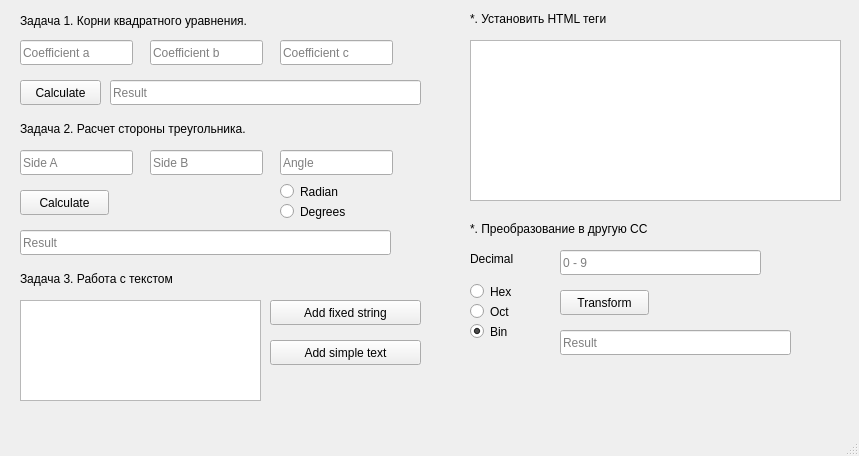
<?xml version="1.0" encoding="UTF-8"?>
<ui version="4.0">
 <class>MainWindow</class>
 <widget class="QMainWindow" name="MainWindow">
  <property name="geometry">
   <rect>
    <x>0</x>
    <y>0</y>
    <width>859</width>
    <height>456</height>
   </rect>
  </property>
  <property name="windowTitle">
   <string>MainWindow</string>
  </property>
  <widget class="QWidget" name="centralwidget">
   <widget class="QLineEdit" name="Coef_a">
    <property name="geometry">
     <rect>
      <x>20</x>
      <y>40</y>
      <width>113</width>
      <height>25</height>
     </rect>
    </property>
    <property name="placeholderText">
     <string>Coefficient a</string>
    </property>
   </widget>
   <widget class="QLabel" name="label">
    <property name="geometry">
     <rect>
      <x>20</x>
      <y>10</y>
      <width>291</width>
      <height>21</height>
     </rect>
    </property>
    <property name="text">
     <string>Задача 1. Корни квадратного уравнения.</string>
    </property>
   </widget>
   <widget class="QLineEdit" name="Coef_b">
    <property name="geometry">
     <rect>
      <x>150</x>
      <y>40</y>
      <width>113</width>
      <height>25</height>
     </rect>
    </property>
    <property name="placeholderText">
     <string>Coefficient b</string>
    </property>
   </widget>
   <widget class="QLineEdit" name="Coef_c">
    <property name="geometry">
     <rect>
      <x>280</x>
      <y>40</y>
      <width>113</width>
      <height>25</height>
     </rect>
    </property>
    <property name="placeholderText">
     <string>Coefficient c</string>
    </property>
   </widget>
   <widget class="QPushButton" name="calcButton">
    <property name="geometry">
     <rect>
      <x>20</x>
      <y>80</y>
      <width>81</width>
      <height>25</height>
     </rect>
    </property>
    <property name="text">
     <string>Calculate</string>
    </property>
    <property name="checkable">
     <bool>false</bool>
    </property>
   </widget>
   <widget class="QLineEdit" name="ResultLine">
    <property name="enabled">
     <bool>true</bool>
    </property>
    <property name="geometry">
     <rect>
      <x>110</x>
      <y>80</y>
      <width>311</width>
      <height>25</height>
     </rect>
    </property>
    <property name="cursor">
     <cursorShape>ArrowCursor</cursorShape>
    </property>
    <property name="focusPolicy">
     <enum>Qt::WheelFocus</enum>
    </property>
    <property name="text">
     <string/>
    </property>
    <property name="echoMode">
     <enum>QLineEdit::Normal</enum>
    </property>
    <property name="readOnly">
     <bool>true</bool>
    </property>
    <property name="placeholderText">
     <string>Result</string>
    </property>
   </widget>
   <widget class="QLabel" name="label_2">
    <property name="geometry">
     <rect>
      <x>20</x>
      <y>120</y>
      <width>301</width>
      <height>17</height>
     </rect>
    </property>
    <property name="text">
     <string>Задача 2. Расчет стороны треугольника.</string>
    </property>
   </widget>
   <widget class="QPushButton" name="AngleButton">
    <property name="geometry">
     <rect>
      <x>20</x>
      <y>190</y>
      <width>89</width>
      <height>25</height>
     </rect>
    </property>
    <property name="text">
     <string>Calculate</string>
    </property>
   </widget>
   <widget class="QLineEdit" name="Side_A">
    <property name="geometry">
     <rect>
      <x>20</x>
      <y>150</y>
      <width>113</width>
      <height>25</height>
     </rect>
    </property>
    <property name="placeholderText">
     <string>Side A</string>
    </property>
   </widget>
   <widget class="QLineEdit" name="Side_B">
    <property name="geometry">
     <rect>
      <x>150</x>
      <y>150</y>
      <width>113</width>
      <height>25</height>
     </rect>
    </property>
    <property name="placeholderText">
     <string>Side B</string>
    </property>
   </widget>
   <widget class="QLineEdit" name="Angle">
    <property name="geometry">
     <rect>
      <x>280</x>
      <y>150</y>
      <width>113</width>
      <height>25</height>
     </rect>
    </property>
    <property name="placeholderText">
     <string>Angle</string>
    </property>
   </widget>
   <widget class="QRadioButton" name="Degrees">
    <property name="geometry">
     <rect>
      <x>280</x>
      <y>200</y>
      <width>112</width>
      <height>23</height>
     </rect>
    </property>
    <property name="text">
     <string>Degrees</string>
    </property>
    <property name="checked">
     <bool>false</bool>
    </property>
   </widget>
   <widget class="QRadioButton" name="Radian">
    <property name="geometry">
     <rect>
      <x>280</x>
      <y>180</y>
      <width>112</width>
      <height>23</height>
     </rect>
    </property>
    <property name="text">
     <string>Radian</string>
    </property>
    <property name="checked">
     <bool>false</bool>
    </property>
   </widget>
   <widget class="QLineEdit" name="Side_C">
    <property name="geometry">
     <rect>
      <x>20</x>
      <y>230</y>
      <width>371</width>
      <height>25</height>
     </rect>
    </property>
    <property name="readOnly">
     <bool>true</bool>
    </property>
    <property name="placeholderText">
     <string>Result</string>
    </property>
   </widget>
   <widget class="QLabel" name="label_3">
    <property name="geometry">
     <rect>
      <x>20</x>
      <y>270</y>
      <width>371</width>
      <height>17</height>
     </rect>
    </property>
    <property name="text">
     <string>Задача 3. Работа с текстом</string>
    </property>
   </widget>
   <widget class="QPlainTextEdit" name="testing_space">
    <property name="geometry">
     <rect>
      <x>20</x>
      <y>300</y>
      <width>241</width>
      <height>101</height>
     </rect>
    </property>
   </widget>
   <widget class="QPushButton" name="fixed_string">
    <property name="geometry">
     <rect>
      <x>270</x>
      <y>300</y>
      <width>151</width>
      <height>25</height>
     </rect>
    </property>
    <property name="text">
     <string>Add fixed string</string>
    </property>
   </widget>
   <widget class="QPushButton" name="simple_text">
    <property name="geometry">
     <rect>
      <x>270</x>
      <y>340</y>
      <width>151</width>
      <height>25</height>
     </rect>
    </property>
    <property name="text">
     <string>Add simple text</string>
    </property>
   </widget>
   <widget class="QTextEdit" name="Html_space">
    <property name="geometry">
     <rect>
      <x>470</x>
      <y>40</y>
      <width>371</width>
      <height>161</height>
     </rect>
    </property>
   </widget>
   <widget class="QLabel" name="label_4">
    <property name="geometry">
     <rect>
      <x>470</x>
      <y>10</y>
      <width>331</width>
      <height>17</height>
     </rect>
    </property>
    <property name="text">
     <string>*. Установить HTML теги</string>
    </property>
   </widget>
   <widget class="QLineEdit" name="dec_space">
    <property name="geometry">
     <rect>
      <x>560</x>
      <y>250</y>
      <width>201</width>
      <height>25</height>
     </rect>
    </property>
    <property name="placeholderText">
     <string>0 - 9</string>
    </property>
   </widget>
   <widget class="QLabel" name="label_5">
    <property name="geometry">
     <rect>
      <x>470</x>
      <y>220</y>
      <width>261</width>
      <height>17</height>
     </rect>
    </property>
    <property name="text">
     <string>*. Преобразование в другую СС</string>
    </property>
   </widget>
   <widget class="QLabel" name="label_6">
    <property name="geometry">
     <rect>
      <x>470</x>
      <y>250</y>
      <width>71</width>
      <height>17</height>
     </rect>
    </property>
    <property name="text">
     <string>Decimal</string>
    </property>
   </widget>
   <widget class="QRadioButton" name="bin_but">
    <property name="geometry">
     <rect>
      <x>470</x>
      <y>320</y>
      <width>81</width>
      <height>23</height>
     </rect>
    </property>
    <property name="text">
     <string>Bin</string>
    </property>
    <property name="checked">
     <bool>true</bool>
    </property>
   </widget>
   <widget class="QRadioButton" name="oct_but">
    <property name="geometry">
     <rect>
      <x>470</x>
      <y>300</y>
      <width>81</width>
      <height>23</height>
     </rect>
    </property>
    <property name="text">
     <string>Oct</string>
    </property>
   </widget>
   <widget class="QRadioButton" name="hex_but">
    <property name="geometry">
     <rect>
      <x>470</x>
      <y>280</y>
      <width>81</width>
      <height>23</height>
     </rect>
    </property>
    <property name="text">
     <string>Hex</string>
    </property>
   </widget>
   <widget class="QPushButton" name="transform">
    <property name="geometry">
     <rect>
      <x>560</x>
      <y>290</y>
      <width>89</width>
      <height>25</height>
     </rect>
    </property>
    <property name="text">
     <string>Transform</string>
    </property>
   </widget>
   <widget class="QLineEdit" name="Transformed">
    <property name="geometry">
     <rect>
      <x>560</x>
      <y>330</y>
      <width>231</width>
      <height>25</height>
     </rect>
    </property>
    <property name="readOnly">
     <bool>true</bool>
    </property>
    <property name="placeholderText">
     <string>Result</string>
    </property>
   </widget>
  </widget>
  <widget class="QMenuBar" name="menubar">
   <property name="geometry">
    <rect>
     <x>0</x>
     <y>0</y>
     <width>859</width>
     <height>22</height>
    </rect>
   </property>
  </widget>
  <widget class="QStatusBar" name="statusbar"/>
 </widget>
 <resources/>
 <connections/>
</ui>
